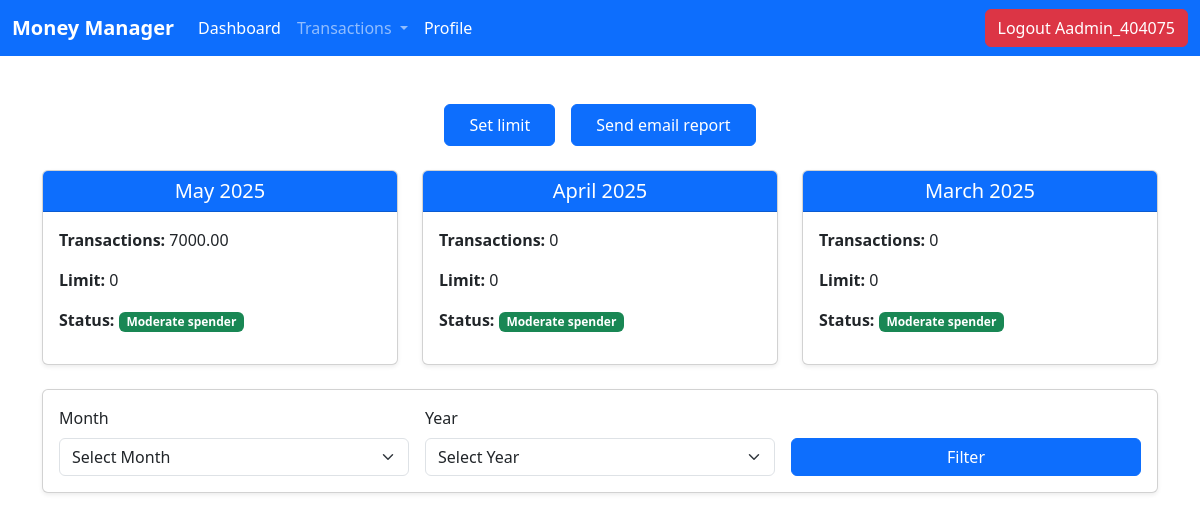
Page /dashboard/ (signed in) on the earlier database version.
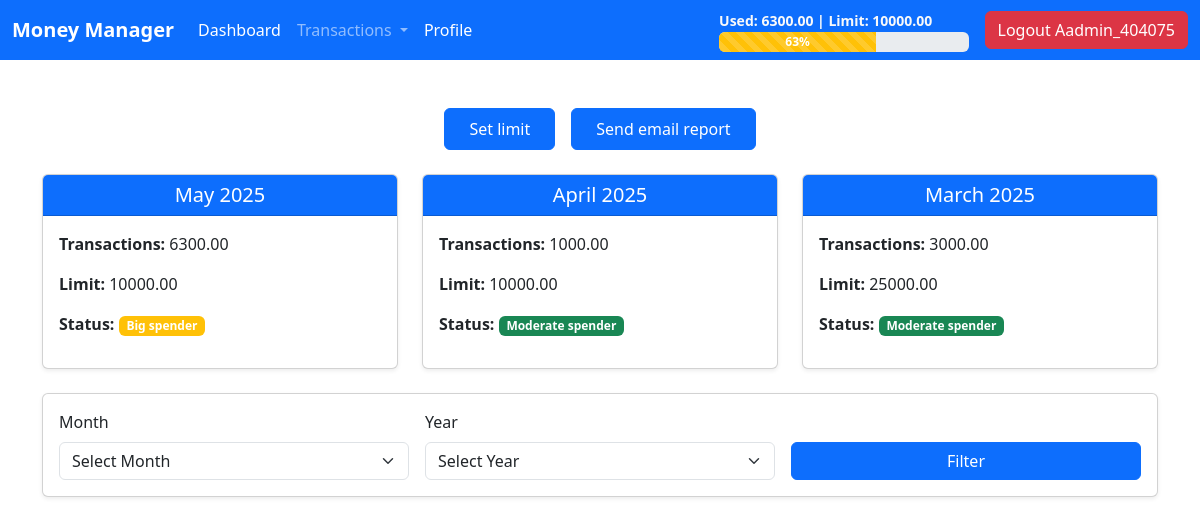
Same page on the later database version.
### transactions/models.py (models this page shows, shortened)
class Limit(models.Model):
    limit = models.DecimalField(decimal_places=2, max_digits=10)
    user = models.ForeignKey(User, on_delete=models.CASCADE)
    created_at = models.DateTimeField(auto_now_add=True)
    month = models.DateField(null=True, blank=True)

### transactions/views.py (the view)
# urls.py: path('dashboard/', views.DashboardListView.as_view(), name='dashboard'),
class DashboardListView(LoginRequiredMixin,ListView):
    template_name = "transactions/dashboard.html"
    model = Transaction
    context_object_name = "all_transactions"
    def get_queryset(self):
        return Transaction.objects.filter(user=self.request.user).order_by('transaction_date')
    def get_context_data(self, **kwargs):
        context = super().get_context_data(**kwargs)
        get_month = self.request.GET.get('month')
        get_year = self.request.GET.get('year')
        if get_month and get_year:
            all_transactions = Transaction.objects.filter(user=self.request.user, transaction_date__month=int(get_month), transaction_date__year=int(get_year)).order_by('transaction_date')
        else:
            all_transactions = {}
        context['all_entries'] = all_transactions
        context['first_page'] = not (get_month and get_year)
        today = date.today()
        monthly_data = []
        for i in range(3):
            year, month = self.get_previous_month(today.year, today.month, i)
            start_date = date(year, month, 1)
            last_day = monthrange(year, month)[1]
            end_date = date(year, month, last_day)
            transactions = Transaction.objects.filter(
                user=self.request.user,
                transaction_date__range=(start_date, end_date)
            )
            total_expenses = sum(
                transaction.amount for transaction in transactions if transaction.transaction_type == 'expense'
            )
            limit_obj = Limit.objects.filter(
                user=self.request.user,
                month=start_date
            ).order_by('-created_at').first()
            limit = limit_obj.limit if limit_obj else 0
            procent = int(total_expenses / limit * 100) if limit else 0
            if procent < 50:
                status = 'Moderate spender'
            elif procent < 80:
                status = 'Big spender'
            elif procent < 100:
                status = 'At risk'
            else:
                status = 'Over the budget'
            monthly_data.append({
                'month': start_date.strftime('%B %Y'),
                'total_expenses': total_expenses,
                'limit': limit,
                'procent': procent,
                'status': status,
            })
        context['monthly_data'] = monthly_data
        return context
    def get_previous_month(self, year, month, minus):
        month -= minus
        while month <= 0:
            month += 12
            year -= 1
        return year, month

### MoneyManagerDanut/context_processors.py (called while the page is built)
def navbar_progress(request):
    if not request.user.is_authenticated:
        return {}
    today = date.today()
    start_month = today.replace(day=1)
    transactions = Transaction.objects.filter(
        user=request.user,
        transaction_date__range=(start_month, today)
    )
    total_expenses = sum(transaction.amount for transaction in transactions if transaction.transaction_type == 'expense')
    limit_obj = Limit.objects.filter(
        user=request.user,
        month=start_month
    ).order_by('-created_at').first()
    limit = limit_obj.limit if limit_obj else 0
    procent = int(total_expenses / limit * 100) if limit else 0
    return {
        'total_expenses': total_expenses,
        'limit': limit,
        'procent': procent,
    }

### templates/transactions/dashboard.html (shortened to what this page needs)
{% extends 'base.html' %}
{% block content %}
    <div class="container py-4">
        <div class="container py-4">
            <div class="d-flex justify-content-center gap-3 flex-wrap">
                <a class="btn btn-primary px-4 py-2" href="{% url 'limit' %}" role="button">
                    Set limit
                </a>
                <form method="post" action="{% url 'send_monthly_report' %}">
                    <button type="submit" class="btn btn-primary px-4 py-2">
                        Send email report
                    </button>
                </form>
            </div>
        </div>
        {% if first_page %}
            <div class="row">
                {% for data in monthly_data %}
                    <div class="col-md-4">
                        <div class="card shadow-sm mb-4">
                            <div class="card-header bg-primary text-white text-center">
                                <h5 class="mb-0">{{ data.month }}</h5>
                            </div>
                            <div class="card-body">
                                <p><strong>Transactions:</strong> {{ data.total_expenses }}</p>
                                <p><strong>Limit:</strong> {{ data.limit }}</p>
                                <p><strong>Status:</strong>
                                    {% if data.status == 'Moderate spender' %}
                                        <span class="badge bg-success">{{ data.status }}</span>
                                    {% elif data.status == 'Big spender' %}
                                        <span class="badge bg-warning">{{ data.status }}</span>
                                    {% elif data.status == 'At risk' %}
                                        <span class="badge bg-danger">{{ data.status }}</span>
                                    {% else %}
                                        <span class="badge bg-danger">{{ data.status }}</span>
                                    {% endif %}
                                </p>
                            </div>
                        </div>
                    </div>
                {% endfor %}
            </div>
        {% endif %}
        <div class="card shadow-sm mb-4">
            <div class="card-body">
                <form method="get" class="row g-3 align-items-end">
                    <div class="col-md-4">
                        <label for="month" class="form-label">Month</label>
                        <select name="month" id="month" class="form-select">
                            <option value="">Select Month</option>
                        </select>
                    </div>
                    <div class="col-md-4">
                        <label for="year" class="form-label">Year</label>
                        <select name="year" id="year" class="form-select">
                            <option value="">Select Year</option>
                        </select>
                    </div>
                    <div class="col-md-4">
                        <button type="submit" class="btn btn-primary w-100">Filter</button>
                    </div>
                </form>
            </div>
        </div>
    </div>
{% endblock %}

### templates/base.html (shortened to what this page needs)
<!DOCTYPE html>
<html lang="en">
<head>
    <link href="https://cdn.jsdelivr.net/npm/bootstrap@5.3.3/dist/css/bootstrap.min.css" rel="stylesheet">
</head>
<body>
{% include 'navbar.html' %}
{% block content %}{% endblock %}
</body>
</html>

### templates/navbar.html (shortened to what this page needs)
<nav class="navbar navbar-expand-lg navbar-dark bg-primary">
    <div class="container-fluid">
        <a class="navbar-brand" href="#"><b>Money Manager</b></a>
        <div class="collapse navbar-collapse" id="navbarSupportedContent">
            <ul class="navbar-nav me-auto mb-2 mb-lg-0">
                {% if user.is_authenticated %}
                    <li class="nav-item">
                        <a class="nav-link active" aria-current="page" href="{% url 'dashboard' %}">Dashboard</a>
                    </li>
                    <li class="nav-item dropdown">
                        <a class="nav-link dropdown-toggle" href="#" role="button" data-bs-toggle="dropdown"
                           aria-expanded="false">
                            Transactions
                        </a>
                    </li>
                    <li class="nav-item">
                        <a class="nav-link active" aria-current="page" href="{% url 'profile' %}">Profile</a>
                    </li>
                {% endif %}
            </ul>
            {% if user.is_authenticated and procent and limit %}
                <div class="w-25 me-3">
                    <small class="text-light"><b>Used: {{ total_expenses|floatformat:2 }} |
                        Limit: {{ limit|floatformat:2 }}</b></small>
                    <div class="progress" style="height: 20px;">
                        <div class="progress-bar progress-bar-striped progress-bar-animated
            {% if procent < 50 %}bg-success{% elif procent < 90 %}bg-warning{% else %}bg-danger{% endif %}"
                             role="progressbar"
                             style="width: {{ procent }}%;"
                             aria-valuenow="{{ total_expenses }}"
                             aria-valuemin="0"
                             aria-valuemax="{{ limit }}">
                            <b> {{ procent }}%</b>
                        </div>
                    </div>
                </div>
            {% endif %}
            <div>
                {% if user.is_authenticated %}
                    <form method="POST" action="{% url 'logout' %}">
                        <button type="submit" class="btn btn-danger">
                            Logout {{ user.username|title }}
                        </button>
                    </form>
                {% else %}
                    <a class="btn btn-outline-light" href="{% url 'login' %}">Login</a>
                    <a class="btn btn-outline-light" href="{% url 'create_user' %}">Sign up</a>
                {% endif %}
            </div>
        </div>
    </div>
</nav>

Differences in the rows shown:
added Limit: limit "10000.00", limit "10000.00"
added Limit: limit "10000.00"
added Limit: limit "25000.00"
Other differences:
{{ total_expenses|floatformat:2 }}: (not shown) → "6300.00"
{{ procent }}: (not shown) → "63"
text now shown: "Used: | Limit: %"
new list line: "May 2025 Transactions: 6300.00 Limit: Status: Big spender"
new list line: "April 2025 Transactions: 1000.00 Limit: Status: Moderate spender"
new list line: "March 2025 Transactions: 3000.00 Limit: Status: Moderate spender"
list line gone: "May 2025 Transactions: 7000.00 Limit: 0 Status: Moderate spender"
list line gone: "April 2025 Transactions: 0 Limit: 0 Status: Moderate spender"
list line gone: "March 2025 Transactions: 0 Limit: 0 Status: Moderate spender"
